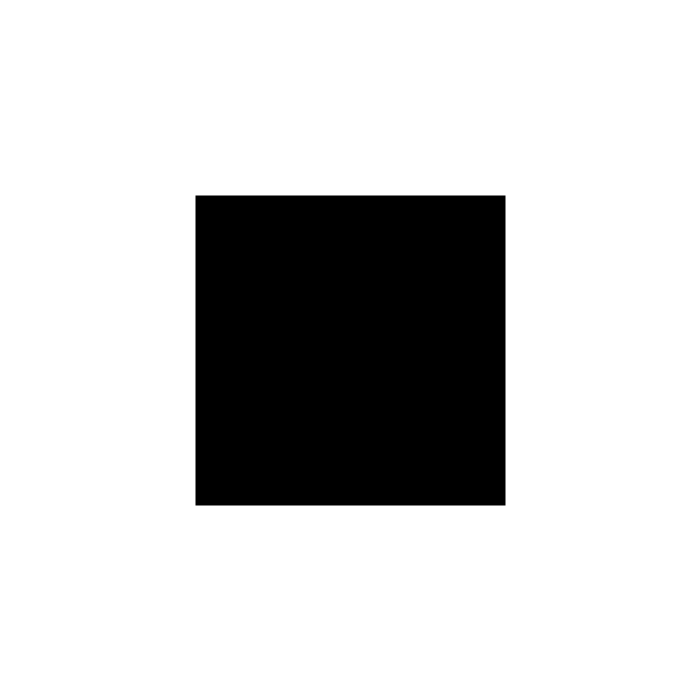
Frame 1 (no input)
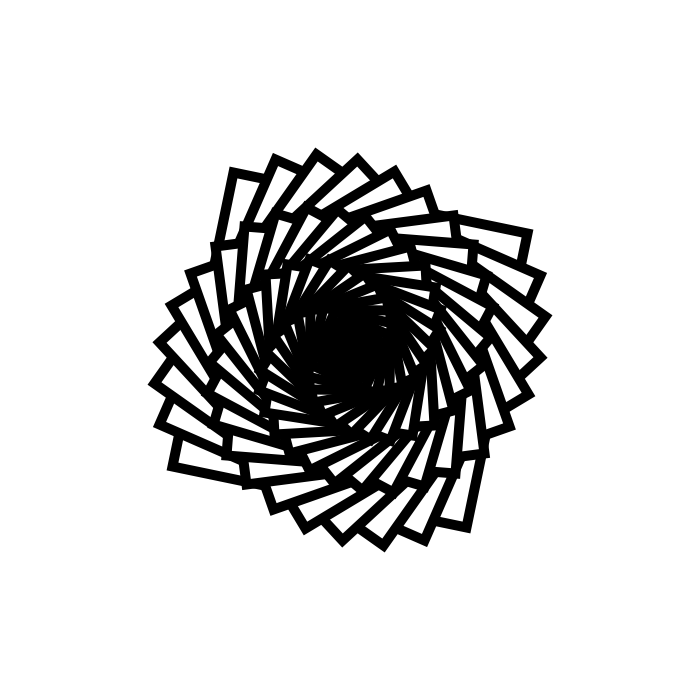
Frame 60 (the mouse pressed at the canvas centre just before this capture)
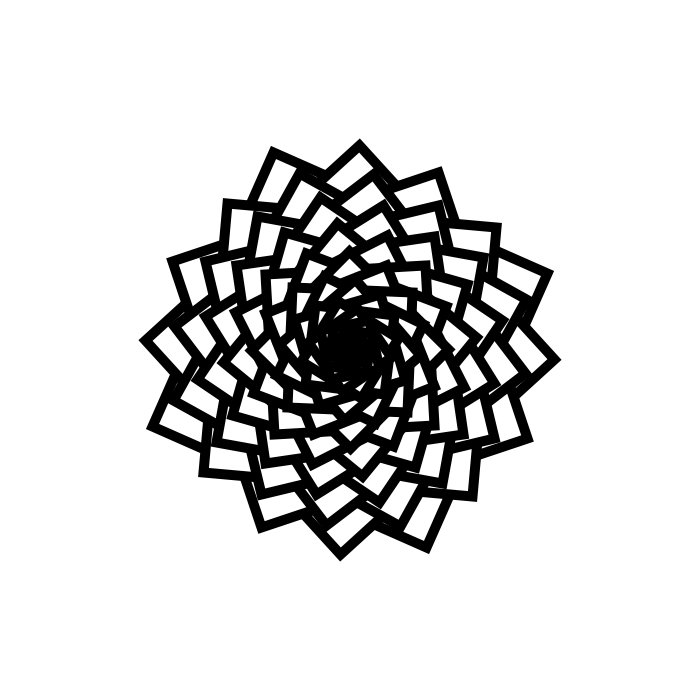
Frame 120 (the mouse held since frame 60 and released just before this capture)

The Processing sketch that drew these frames (run headless with seeded random() and noise(); from frame 60 on, the mouse is pressed at the canvas centre):

// Processing sketch: rotated_square
// ── rotated_square.pde
int count = 30;
float[] angles = new float[count];
float[] angleSpeeds = new float[count];
float[] squareSizes = new float[count];

void setup() {
  size(700, 700);
  background(255);
  smooth();

  stroke(0);
  strokeWeight(10);
  fill(255);
  rectMode(CENTER);

  for (int i = 0; i < count; i++) {
    angles[i] = 0;
    angleSpeeds[i] = 0.2 + i * 0.15;
    squareSizes[i] = 300 - i * 10;
  }
}

void draw() {
  background(255);

  translate(width / 2, height / 2);

  for (int i = 0; i < count; i++) {
    angleSpeeds[i] = 0.2 + i * 0.20;
    squareSizes[i] = 300 - i * 10;
  }

  for (int i = 0; i < count; i++) {
    pushMatrix();

    rotate(radians(angles[i]));
    angles[i] += angleSpeeds[i];
    square(0, 0, squareSizes[i]);

    popMatrix();
  }
}
